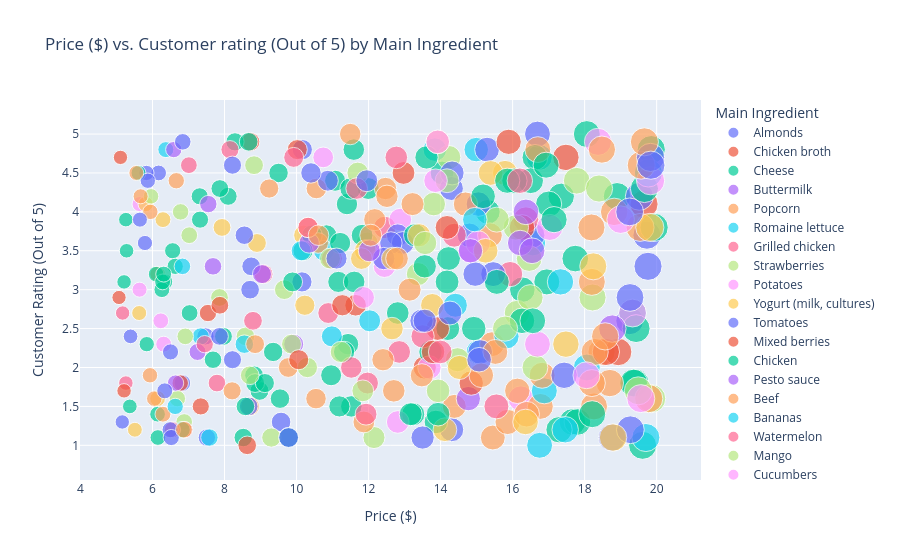

Source (notebook cell):
### Code cell
#Scatter Plot of Price vs. Customer Rating:
import plotly.express as px
fig = px.scatter(df, x='Price ($)', y='Customer rating (Out of 5)', color='Main Ingredient',
                 title='Price ($) vs. Customer rating (Out of 5) by Main Ingredient',
                 labels={'Price ($)': 'Price ($)', 'Customer rating (Out of 5)': 'Customer Rating (Out of 5)'},
                 size='Price ($)', hover_name='Main Ingredient')
fig.show()
